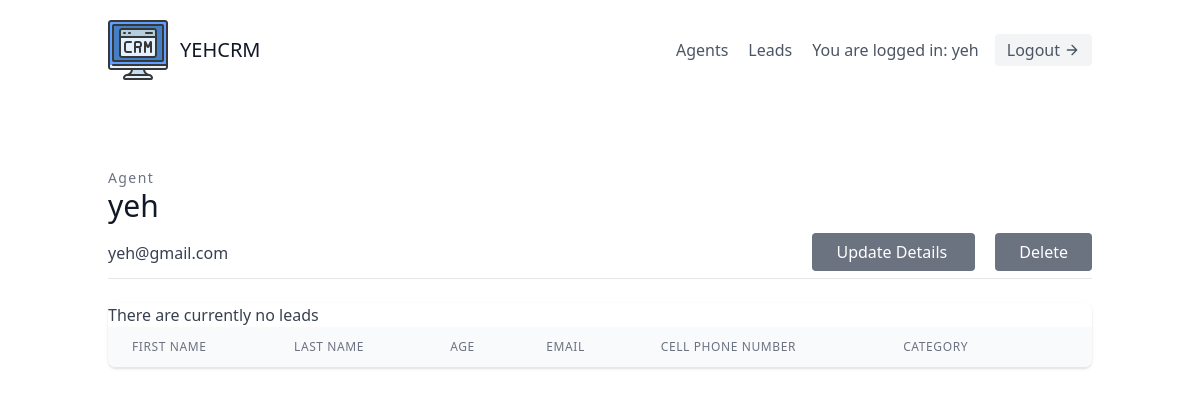
/agents/1/ (signed in), run on an earlier commit of the app's database.
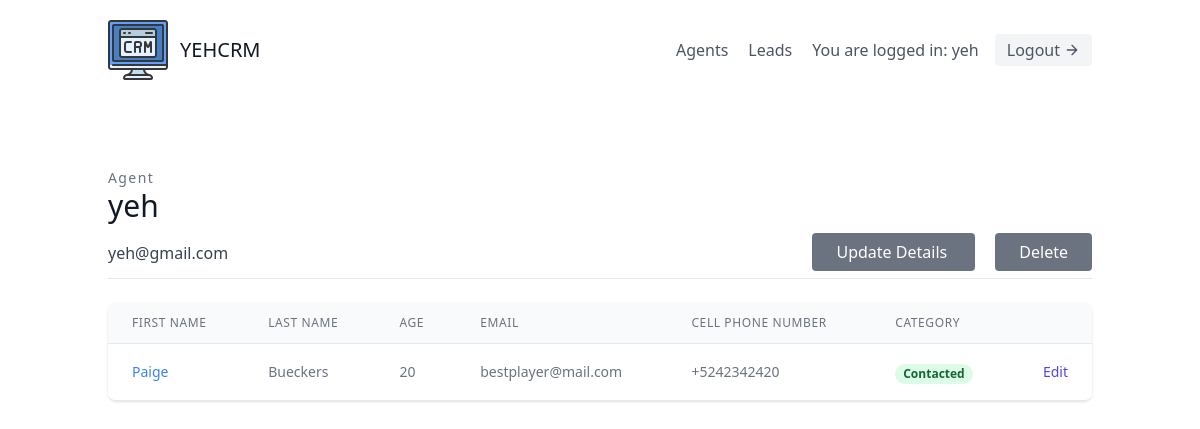
And on a later commit of the database.
### leads/models.py (models this page shows, shortened)
class Lead(models.Model):
    first_name = models.CharField(max_length=20)
    last_name = models.CharField(max_length=20)
    age = models.IntegerField(default=0)
    organization = models.ForeignKey(UserProfile,on_delete=models.CASCADE)
    agent = models.ForeignKey("Agent",related_name='leads',null=True,blank=True,on_delete = models.SET_NULL)
    category = models.ForeignKey("Category",related_name='leads',null=True,blank=True,on_delete = models.SET_NULL)
    description = models.TextField()
    date_added = models.DateTimeField(auto_now_add=True)
    phone_number = models.CharField(max_length=20)
    email = models.EmailField()

class Category(models.Model):
    name = models.CharField(max_length=30)
    organization = models.ForeignKey(UserProfile,on_delete=models.CASCADE)

### agents/views.py (the view)
# urls.py: path('<int:pk>/',AgentDetailView.as_view(),name='agent-detail'),
class AgentDetailView(OrganizorAndLoginRequiredMixin,generic.DetailView):
    template_name = "agents/agent_detail.html"
    context_object_name = "agent"
    def get_queryset(self):
        return Agent.objects.all()

### agents/mixins.py (called while the page is built)
    def dispatch(self, request, *args, **kwargs):
        if not request.user.is_authenticated or not request.user.is_organizor:
            return redirect("leads:lead-list")
        return super().dispatch(request, *args, **kwargs)

### agents/templates/agents/agent_detail.html (shortened to what the changed rows need)
 {% extends "base.html" %}
{% block content %}
<section class="text-gray-700 body-font">
    <div class="container px-5 py-14 mx-auto flex flex-wrap">
        <div class="w-full mb-6 py-3  items-center border-b border-gray-200">
            <div>
                <h2 class="text-sm title-font text-gray-500 tracking-widest">Agent</h2>
                <h1 class="text-gray-900 text-3xl title-font font-medium mb-4">{{agent.user.username}}</h1>
            </div>
        </div>
        <div class="flex flex-col w-full">
            <div class="-my-2 overflow-x-auto sm:-mx-6 lg:-mx-8">
            <div class="py-2 align-middle inline-block min-w-full sm:px-6 lg:px-8">
                <div class="shadow overflow-hidden border-b border-gray-200 sm:rounded-lg">
                <table class="min-w-full divide-y divide-gray-200">
                    <thead class="bg-gray-50">
                        <tr>
                            <th scope="col" class="px-6 py-3 text-left text-xs font-medium text-gray-500 uppercase tracking-wider">
                            First Name
                            </th>
                            <th scope="col" class="px-6 py-3 text-left text-xs font-medium text-gray-500 uppercase tracking-wider">
                            Last Name
                            </th>
                            <th scope="col" class="px-6 py-3 text-left text-xs font-medium text-gray-500 uppercase tracking-wider">
                            Age
                            </th>
                            <th scope="col" class="px-6 py-3 text-left text-xs font-medium text-gray-500 uppercase tracking-wider">
                            Email
                            </th>
                            <th scope="col" class="px-6 py-3 text-left text-xs font-medium text-gray-500 uppercase tracking-wider">
                            Cell Phone Number
                            </th>
                            <th scope="col" class="px-6 py-3 text-left text-xs font-medium text-gray-500 uppercase tracking-wider">
                            Category
                            </th>
                            <th scope="col" class="relative px-6 py-3">
                            </th>
                        </tr>
                    </thead>
                    <tbody>
                        {% for lead in agent.leads.all %}
                            <tr class="bg-white">
                                <td class="px-6 py-4 whitespace-nowrap text-sm font-medium text-gray-900">
                                    <a class="text-blue-500 hover:text-blue-800" href="{% url 'leads:lead-detail' lead.pk %}">{{ lead.first_name }}</a>
                                </td>
                                <td class="px-6 py-4 whitespace-nowrap text-sm text-gray-500">
                                    {{ lead.last_name }}
                                </td>
                                <td class="px-6 py-4 whitespace-nowrap text-sm text-gray-500">
                                    {{ lead.age }}
                                </td>
                                <td class="px-6 py-4 whitespace-nowrap text-sm text-gray-500">
                                    {{ lead.email }}
                                </td>
                                <td class="px-6 py-4 whitespace-nowrap text-sm text-gray-500">
                                    {{ lead.phone_number }}
                                </td>
                                <td class="px-6 py-4 whitespace-nowrap">
                                    {% if lead.category %}
                                        <span class="px-2 inline-flex text-xs leading-5 font-semibold rounded-full bg-green-100 text-green-800">
                                            {{ lead.category.name }}
                                        </span>
                                    {% else %}
                                        <span class="px-2 inline-flex text-xs leading-5 font-semibold rounded-full bg-gray-100 text-gray-800">
                                            Unassigned
                                        </span>
                                    {% endif %}
                                </td>
                                <td class="px-6 py-4 whitespace-nowrap text-right text-sm font-medium">
                                    <a href="{% url 'leads:lead-update' lead.pk %}" class="text-indigo-600 hover:text-indigo-900">
                                        Edit
                                    </a>
                                </td>
                            </tr>
                        {% empty %}
                        <p>There are currently no leads</p>
                        {% endfor %}
                    </tbody>
                </table>
                </div>
            </div>
            </div>
        </div>
    </div>
</section>
{% endblock content %}

What changed in the data, as far as the page shows it:
now on this page (row edited): Lead: first_name "Paige", last_name "Bueckers", age "20", email "bestplayer@mail.com", phone_number "+5242342420", category.name "Contacted"
Also different on the page:
text no longer shown: "There are currently no leads"
